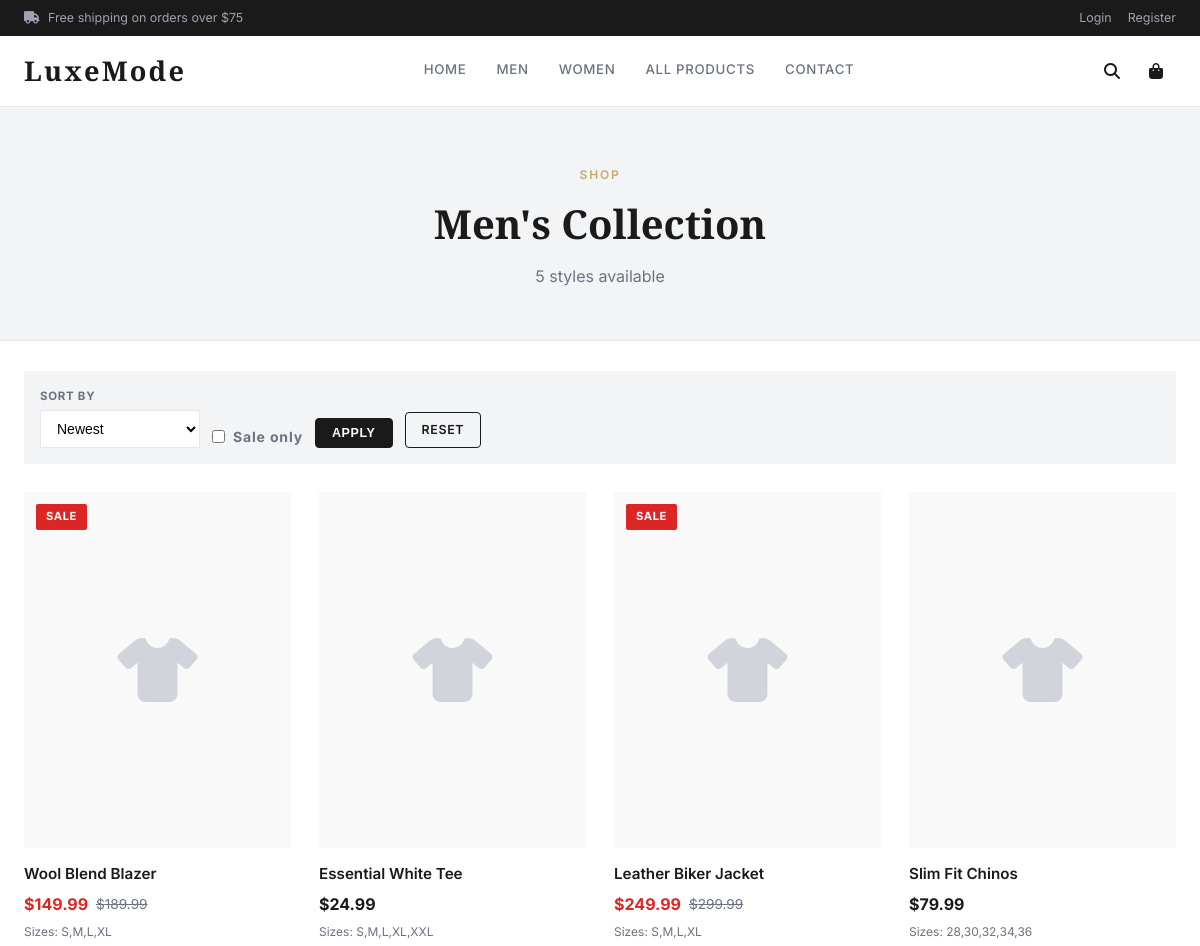
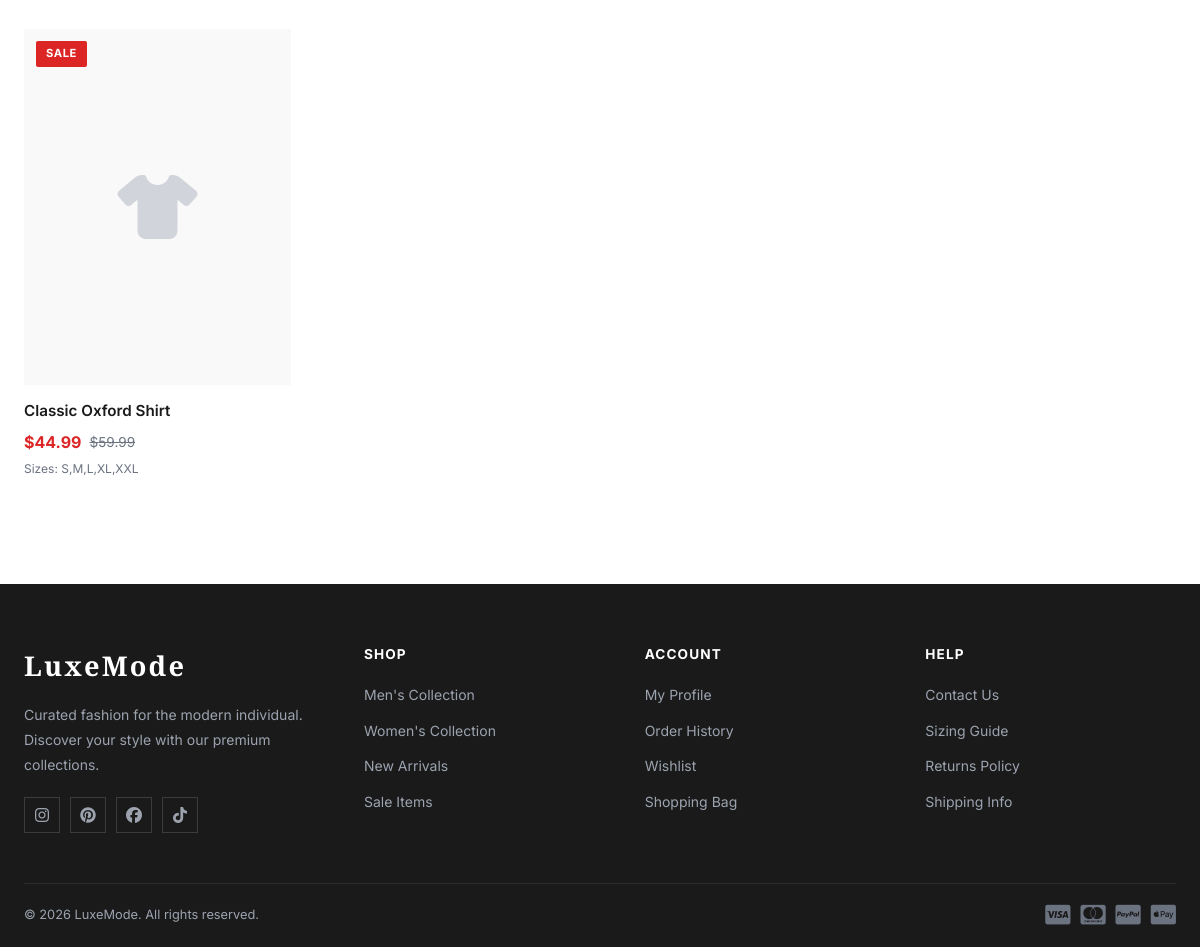
The app's page /mens.php with its own data (2 pictures, top to bottom).
### tables this page shows
CREATE TABLE IF NOT EXISTS products (
    product_id INT AUTO_INCREMENT PRIMARY KEY,
    title VARCHAR(200) NOT NULL,
    description TEXT,
    price DECIMAL(10,2) NOT NULL,
    sale_price DECIMAL(10,2) DEFAULT NULL,
    image VARCHAR(255),
    size VARCHAR(100),
    color VARCHAR(100),
    category ENUM('mens','womens','kids','accessories') NOT NULL,
    stock INT DEFAULT 0,
    created_at TIMESTAMP DEFAULT CURRENT_TIMESTAMP
);

### includes/auth.php (called while the page is built, shortened)
<?php
function clean($v) { return htmlspecialchars(strip_tags(trim($v))); }

### mens.php (the view, shortened to what this page needs)
<?php
require_once 'includes/header.php';
$sort    = clean($_GET['sort'] ?? 'newest');
$page    = max(1, (int)($_GET['page'] ?? 1));
$per     = 8;
$offset  = ($page - 1) * $per;
$sale_filter = isset($_GET['sale']) ? "AND sale_price IS NOT NULL" : '';
$sort_map = ['newest'=>'product_id DESC','price_asc'=>'price ASC','price_desc'=>'price DESC','name'=>'title ASC'];
$order = $sort_map[$sort] ?? 'product_id DESC';
$total = $conn->query("SELECT COUNT(*) FROM products WHERE category='mens' $sale_filter")->fetch_row()[0];
$products = $conn->query("SELECT * FROM products WHERE category='mens' $sale_filter ORDER BY $order LIMIT $per OFFSET $offset");
?>
<div class="page-banner">
    <div class="container">
        <p class="eyebrow" style="font-size:.75rem;letter-spacing:.15em;text-transform:uppercase;color:#c9a96e;font-weight:600;margin-bottom:8px;">Shop</p>
        <h1>Men's Collection</h1>
        <p><?= $total ?> styles available</p>
    </div>
</div>
<div class="container" style="padding:30px 24px;">
    <div class="filter-wrap">
        <form method="GET" style="display:flex;gap:12px;flex-wrap:wrap;align-items:flex-end;width:100%;">
            <div class="filter-group">
                <label>Sort By</label>
                <select name="sort">
                    <option value="newest" <?= $sort==='newest'?'selected':'' ?>>Newest</option>
                </select>
            </div>
            <div class="filter-group" style="flex-direction:row;align-items:center;gap:8px;min-width:auto;">
                <input type="checkbox" name="sale" id="sale_check" value="1" <?= isset($_GET['sale'])?'checked':'' ?> style="width:auto;">
                <label for="sale_check" style="text-transform:none;font-size:.875rem;">Sale only</label>
            </div>
            <button type="submit" class="btn btn-dark btn-sm">Apply</button>
            <a href="mens.php" class="btn btn-outline btn-sm">Reset</a>
        </form>
    </div>
    <?php if ($products->num_rows === 0): ?>
    <div style="text-align:center;padding:60px 0;">
        <i class="fas fa-box-open" style="font-size:3rem;color:#d1d5db;"></i>
        <p style="margin-top:12px;color:#6b7280;">No products found.</p>
    </div>
    <?php else: ?>
    <div class="product-grid">
        <?php while ($p = $products->fetch_assoc()):
            include_once 'includes/auth.php'; ?>
        <div class="product-card">
            <a href="product-detail.php?id=<?= $p['product_id'] ?>">
                <div class="product-img-wrap">
                    <?php if ($p['image'] && file_exists("uploads/{$p['image']}")): ?>
                    <img src="uploads/<?= htmlspecialchars($p['image']) ?>" alt="<?= htmlspecialchars($p['title']) ?>">
                    <?php else: ?>
                    <div class="product-placeholder"><i class="fas fa-tshirt"></i></div>
                    <?php endif; ?>
                    <?php if ($p['sale_price']): ?><span class="product-tag tag-sale">Sale</span><?php endif; ?>
                </div>
            </a>
            <div class="product-info">
                <h3><?= htmlspecialchars($p['title']) ?></h3>
                <div class="price">
                    <?php if ($p['sale_price']): ?>
                    <span class="sale-price">$<?= number_format($p['sale_price'], 2) ?></span>
                    <span class="original">$<?= number_format($p['price'], 2) ?></span>
                    <?php else: ?>
                    <span class="current">$<?= number_format($p['price'], 2) ?></span>
                    <?php endif; ?>
                </div>
                <?php if ($p['size']): ?><div class="sizes">Sizes: <?= htmlspecialchars($p['size']) ?></div><?php endif; ?>
            </div>
        </div>
        <?php endwhile; ?>
    </div>
    <?php endif; ?>
</div>
<?php require_once 'includes/footer.php'; ?>

### css/style.css (style rules this page uses)
*, *::before, *::after { box-sizing: border-box; margin: 0; padding: 0; }
:root { --primary: #1a1a1a; --accent: #c9a96e; --accent-light: #f5efe6; --rose: #e8b4b8; --success: #16a34a; --danger: #dc2626; --gray: #6b7280; --gray-light: #f3f4f6; --border: #e5e7eb; --white: #ffffff; --shadow: 0 1px 3px rgba(0,0,0,.08), 0 1px 2px rgba(0,0,0,.12); --shadow-md: 0 4px 12px rgba(0,0,0,.1); --shadow-lg: 0 10px 30px rgba(0,0,0,.12); --radius: 4px; --radius-lg: 8px; --transition: all .25s ease; --font-serif: 'Playfair Display', Georgia, serif; --font-sans: 'Inter', system-ui, sans-serif; }
body { font-family: var(--font-sans); color: var(--primary); background: var(--white); line-height: 1.6; }
a { text-decoration: none; color: inherit; transition: var(--transition); }
.container { max-width: 1280px; margin: 0 auto; padding: 0 24px; }
.btn { display: inline-flex; align-items: center; gap: 8px; padding: 12px 24px; font-size: .875rem; font-weight: 600; letter-spacing: .05em; text-transform: uppercase; cursor: pointer; border: 1.5px solid transparent; transition: var(--transition); border-radius: var(--radius); }
.btn-dark { background: var(--primary); color: var(--white); border-color: var(--primary); }
.btn-outline { background: transparent; color: var(--primary); border-color: var(--primary); }
.btn-sm { padding: 7px 16px; font-size: .78rem; }
.product-grid { display: grid; grid-template-columns: repeat(auto-fill, minmax(260px, 1fr)); gap: 28px; }
.product-card { position: relative; }
.product-img-wrap { position: relative; overflow: hidden; background: #f9f9f9; aspect-ratio: 3/4; }
.product-placeholder { width: 100%; height: 100%; display: flex; align-items: center; justify-content: center; font-size: 4rem; color: #d1d5db; }
.product-tag { position: absolute; top: 12px; left: 12px; padding: 4px 10px; font-size: .7rem; font-weight: 700; letter-spacing: .05em; text-transform: uppercase; border-radius: 2px; }
.tag-sale { background: var(--danger); color: var(--white); }
.product-info { padding: 14px 0 6px; }
.product-info h3 { font-size: .95rem; font-weight: 600; margin-bottom: 6px; }
.product-info .price { display: flex; align-items: center; gap: 8px; }
.product-info .price .current { font-weight: 700; font-size: 1rem; }
.product-info .price .original { font-size: .85rem; color: var(--gray); text-decoration: line-through; }
.product-info .price .sale-price { color: var(--danger); font-weight: 700; }
.product-info .sizes { font-size: .75rem; color: var(--gray); margin-top: 4px; }
.page-banner { background: var(--gray-light); padding: 50px 0; text-align: center; border-bottom: 1px solid var(--border); }
.page-banner h1 { font-family: var(--font-serif); font-size: 2.5rem; }
.page-banner p { color: var(--gray); margin-top: 8px; }
.filter-wrap { display: flex; gap: 12px; flex-wrap: wrap; align-items: flex-end; margin-bottom: 28px; padding: 16px; background: var(--gray-light); }
.filter-group { display: flex; flex-direction: column; gap: 5px; min-width: 150px; }
.filter-group label { font-size: .72rem; font-weight: 700; text-transform: uppercase; letter-spacing: .06em; color: var(--gray); }
.filter-group select, .filter-group input { padding: 9px 12px; border: 1.5px solid var(--border); font-size: .875rem; background: var(--white); outline: none; }

### records on screen
products: shows "SALE", title "Wool Blend Blazer", sale_price "149.99", price "189.99"
products: title "Essential White Tee", price "24.99"
products: shows "SALE", title "Leather Biker Jacket", sale_price "249.99", price "299.99"
products: title "Slim Fit Chinos", price "79.99"
products: shows "SALE", title "Classic Oxford Shirt", sale_price "44.99", price "59.99"

### other values on screen
$total "5"
